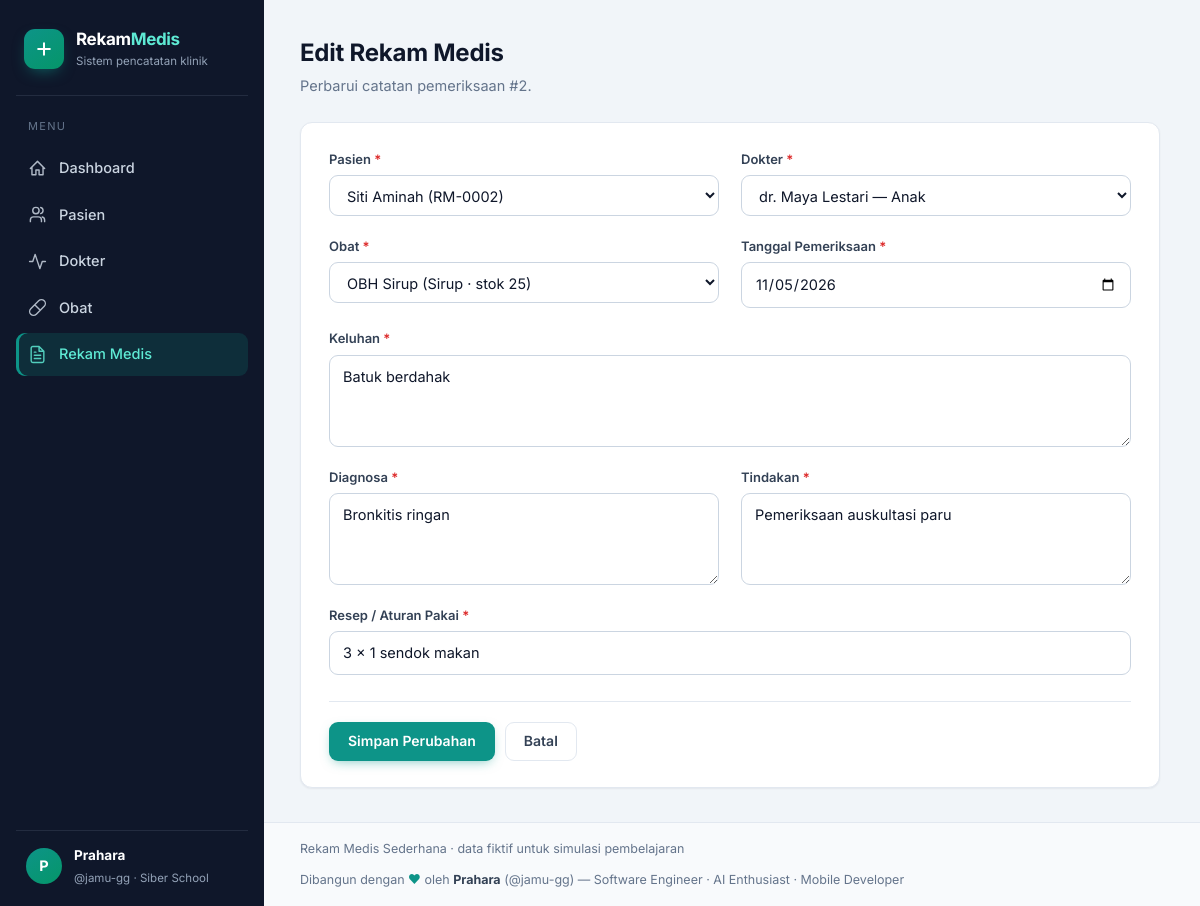
The page /rekam_medis/edit.php?id=2 on the database its author committed.
### tables this page shows
CREATE TABLE IF NOT EXISTS rekam_medis (
  id_rekam INT(11) NOT NULL AUTO_INCREMENT,
  id_pasien INT(11) NOT NULL,
  id_dokter INT(11) NOT NULL,
  id_obat INT(11) NOT NULL,
  tanggal_periksa DATE NOT NULL,
  keluhan TEXT NOT NULL,
  diagnosa TEXT NOT NULL,
  tindakan TEXT NOT NULL,
  resep VARCHAR(100) NOT NULL,
  PRIMARY KEY (id_rekam),
  CONSTRAINT fk_rm_pasien FOREIGN KEY (id_pasien) REFERENCES pasien (id_pasien) ON UPDATE CASCADE ON DELETE RESTRICT,
  CONSTRAINT fk_rm_dokter FOREIGN KEY (id_dokter) REFERENCES dokter (id_dokter) ON UPDATE CASCADE ON DELETE RESTRICT,
  CONSTRAINT fk_rm_obat   FOREIGN KEY (id_obat)   REFERENCES obat   (id_obat)   ON UPDATE CASCADE ON DELETE RESTRICT
);

CREATE TABLE IF NOT EXISTS pasien (
  id_pasien INT(11) NOT NULL AUTO_INCREMENT,
  no_rm VARCHAR(20) NOT NULL,
  nama_pasien VARCHAR(100) NOT NULL,
  jenis_kelamin ENUM('L','P') NOT NULL,
  tanggal_lahir DATE NOT NULL,
  alamat TEXT NOT NULL,
  PRIMARY KEY (id_pasien),
  UNIQUE KEY uq_no_rm (no_rm)
);

CREATE TABLE IF NOT EXISTS dokter (
  id_dokter INT(11) NOT NULL AUTO_INCREMENT,
  nama_dokter VARCHAR(100) NOT NULL,
  spesialisasi VARCHAR(50) NOT NULL,
  PRIMARY KEY (id_dokter)
);

CREATE TABLE IF NOT EXISTS obat (
  id_obat INT(11) NOT NULL AUTO_INCREMENT,
  nama_obat VARCHAR(100) NOT NULL,
  satuan VARCHAR(30) NOT NULL,
  stok INT(11) NOT NULL DEFAULT 0,
  PRIMARY KEY (id_obat)
);

### includes/helpers.php (called while the page is built, shortened)
<?php
function e($v): string
{
    return htmlspecialchars((string)$v, ENT_QUOTES, 'UTF-8');
}
function inv(array $errors, string $k): string
{
    return isset($errors[$k]) ? ' invalid' : '';
}
function cari_baris(mysqli $db, string $tabel, string $pk, int $id): ?array
{
    $st = $db->prepare("SELECT * FROM `$tabel` WHERE `$pk` = ?");
    $st->bind_param('i', $id);
    $st->execute();
    $row = $st->get_result()->fetch_assoc();
    return $row ?: null;
}

### rekam_medis/_validasi.php (called while the page is built, shortened)
<?php
function opsi_relasi(mysqli $db): array
{
    return [
        'pasien' => $db->query('SELECT id_pasien, no_rm, nama_pasien FROM pasien ORDER BY nama_pasien')->fetch_all(MYSQLI_ASSOC),
        'dokter' => $db->query('SELECT id_dokter, nama_dokter, spesialisasi FROM dokter ORDER BY nama_dokter')->fetch_all(MYSQLI_ASSOC),
        'obat'   => $db->query('SELECT id_obat, nama_obat, satuan, stok FROM obat ORDER BY nama_obat')->fetch_all(MYSQLI_ASSOC),
    ];
}

### rekam_medis/_form.php (the view, shortened to what this page needs)
<?php
$kosong = !$opsi['pasien'] || !$opsi['dokter'] || !$opsi['obat'];
?>
<form method="post" class="card form" novalidate>
  <div class="form-grid">
    <div class="field">
      <label for="id_pasien">Pasien <span class="req">*</span></label>
      <select id="id_pasien" name="id_pasien" class="<?= inv($errors, 'id_pasien') ?>" required>
        <?php foreach ($opsi['pasien'] as $o): ?>
          <option value="<?= (int)$o['id_pasien'] ?>" <?= (int)$d['id_pasien'] === (int)$o['id_pasien'] ? 'selected' : '' ?>>
            <?= e($o['nama_pasien']) ?> (<?= e($o['no_rm']) ?>)
          </option>
        <?php endforeach; ?>
      </select>
    </div>
    <div class="field">
      <label for="id_dokter">Dokter <span class="req">*</span></label>
      <select id="id_dokter" name="id_dokter" class="<?= inv($errors, 'id_dokter') ?>" required>
        <?php foreach ($opsi['dokter'] as $o): ?>
          <option value="<?= (int)$o['id_dokter'] ?>" <?= (int)$d['id_dokter'] === (int)$o['id_dokter'] ? 'selected' : '' ?>>
            <?= e($o['nama_dokter']) ?> — <?= e($o['spesialisasi']) ?>
          </option>
        <?php endforeach; ?>
      </select>
    </div>
    <div class="field">
      <label for="id_obat">Obat <span class="req">*</span></label>
      <select id="id_obat" name="id_obat" class="<?= inv($errors, 'id_obat') ?>" required>
        <?php foreach ($opsi['obat'] as $o): ?>
          <option value="<?= (int)$o['id_obat'] ?>" <?= (int)$d['id_obat'] === (int)$o['id_obat'] ? 'selected' : '' ?>>
            <?= e($o['nama_obat']) ?> (<?= e($o['satuan']) ?> · stok <?= (int)$o['stok'] ?>)
          </option>
        <?php endforeach; ?>
      </select>
    </div>
    <div class="field">
      <label for="tanggal_periksa">Tanggal Pemeriksaan <span class="req">*</span></label>
      <input type="date" id="tanggal_periksa" name="tanggal_periksa" max="<?= date('Y-m-d') ?>" value="<?= e($d['tanggal_periksa']) ?>" class="<?= inv($errors, 'tanggal_periksa') ?>" required>
    </div>
    <div class="field full">
      <label for="keluhan">Keluhan <span class="req">*</span></label>
      <textarea id="keluhan" name="keluhan" class="<?= inv($errors, 'keluhan') ?>" required><?= e($d['keluhan']) ?></textarea>
    </div>
    <div class="field">
      <label for="diagnosa">Diagnosa <span class="req">*</span></label>
      <textarea id="diagnosa" name="diagnosa" class="<?= inv($errors, 'diagnosa') ?>" required><?= e($d['diagnosa']) ?></textarea>
    </div>
    <div class="field">
      <label for="tindakan">Tindakan <span class="req">*</span></label>
      <textarea id="tindakan" name="tindakan" class="<?= inv($errors, 'tindakan') ?>" required><?= e($d['tindakan']) ?></textarea>
    </div>
    <div class="field full">
      <label for="resep">Resep / Aturan Pakai <span class="req">*</span></label>
      <input type="text" id="resep" name="resep" maxlength="100" placeholder="mis. 3 x 1 tablet sesudah makan" value="<?= e($d['resep']) ?>" class="<?= inv($errors, 'resep') ?>" required>
    </div>
  </div>
  <div class="form-actions">
    <button type="submit" class="btn btn-primary" <?= $kosong ? 'disabled' : '' ?>><?= e($labelTombol) ?></button>
    <a href="index.php" class="btn btn-ghost">Batal</a>
  </div>
</form>

### assets/style.css (style rules this page uses)
:root { --slate-950:#0f172a; --slate-900:#1e293b; --slate-700:#334155; --slate-600:#475569; --slate-500:#64748b; --slate-400:#94a3b8; --slate-300:#cbd5e1; --slate-200:#e2e8f0; --slate-100:#f1f5f9; --slate-50:#f8fafc; --teal:#0d9488; --teal-dark:#0f766e; --teal-soft:#ccfbf1; --emerald:#059669; --red:#dc2626; --red-soft:#fee2e2; --green-soft:#d1fae5; --radius:12px; --shadow-sm:0 1px 2px rgba(15,23,42,.06); --shadow-md:0 6px 20px -8px rgba(15,23,42,.14); }
* { box-sizing:border-box }
html { scroll-behavior:smooth }
body { margin:0;font-family:'Inter',system-ui,-apple-system,'Segoe UI',sans-serif;background:var(--slate-100);color:var(--slate-950);font-size:14.5px;line-height:1.55;-webkit-font-smoothing:antialiased }
a { color:var(--teal-dark);text-decoration:none }
.card { background:#fff;border:1px solid var(--slate-200);border-radius:var(--radius);box-shadow:var(--shadow-sm) }
.btn { display:inline-flex;align-items:center;gap:8px;padding:10px 18px;border-radius:9px;border:1px solid transparent;font:inherit;font-weight:600;font-size:14px;cursor:pointer;transition:all .15s;text-decoration:none;line-height:1.2 }
.btn-primary { background:var(--teal);color:#fff;box-shadow:0 4px 12px -4px rgba(13,148,136,.55) }
.btn-ghost { background:#fff;border-color:var(--slate-200);color:var(--slate-700) }
.form { padding:26px 28px;max-width:860px }
.form-grid { display:grid;grid-template-columns:1fr 1fr;gap:20px 22px }
.field { display:flex;flex-direction:column;gap:6px }
.field.full { grid-column:1/-1 }
label { font-weight:600;font-size:13px;color:var(--slate-700) }
label .req { color:var(--red) }
input,select,textarea { font:inherit;color:var(--slate-950);background:#fff;border:1px solid var(--slate-300);border-radius:9px;padding:10px 13px;width:100%;transition:border-color .15s,box-shadow .15s }
textarea { resize:vertical;min-height:92px }
.form-actions { display:flex;gap:10px;margin-top:26px;padding-top:20px;border-top:1px solid var(--slate-200) }

### rows shown on the page
rekam_medis: id_pasien "Siti Aminah (RM-0002)", id_dokter "dr. Maya Lestari — Anak", id_obat "OBH Sirup (Sirup · stok 25)", tanggal_periksa "11/05/2026", keluhan "Batuk berdahak", diagnosa "Bronkitis ringan", tindakan "Pemeriksaan auskultasi paru", resep "3 x 1 sendok makan"

### other values the page prints
$n[0] "Dashboard"
$n[0] "Pasien"
$n[0] "Dokter"
$n[0] "Obat"
$n[0] "Rekam Medis"
$id "2"
$labelTombol "Simpan Perubahan"
